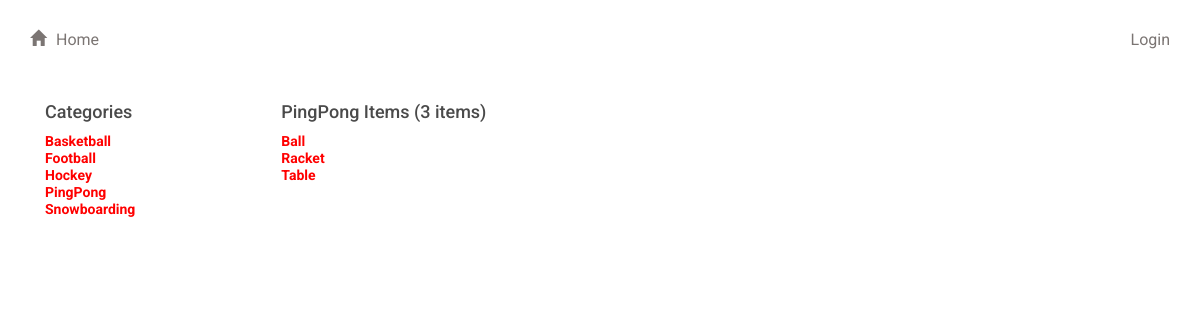
/catalog/PingPong/, run on an earlier commit of the app's database.
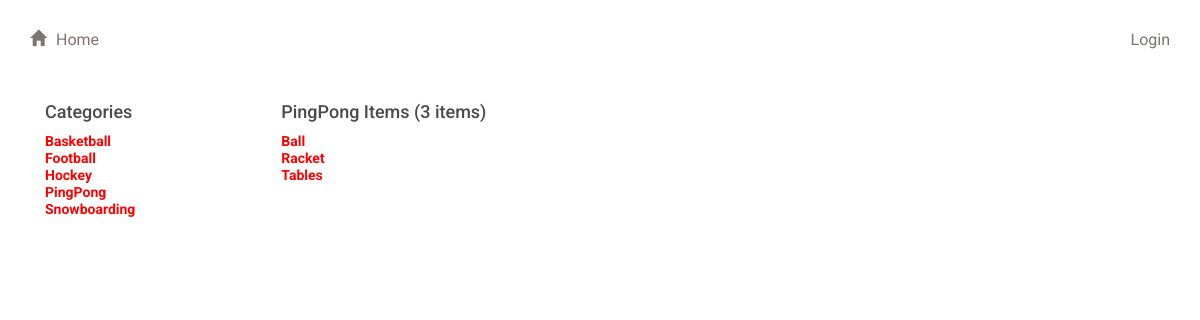
And on a later commit of the database.
### database_setup.py (models this page shows, shortened)
class Catalog(Base):
    __tablename__ = 'catalog'
    id = Column(Integer, primary_key=True)
    name = Column(String(250), nullable=False)
    user_id = Column(Integer, ForeignKey('user.id'))
    user = relationship(User)

class Item(Base):
    __tablename__ = 'item'
    name = Column(String(80), nullable=False)
    id = Column(Integer, primary_key=True)
    description = Column(String(1000))
    date_created = Column(DateTime(timezone=True), server_default=func.now())
    catalog_id = Column(Integer, ForeignKey('catalog.id'))
    catalog = relationship(Catalog)
    user_id = Column(Integer, ForeignKey('user.id'))
    user = relationship(User)
    image = Column(String(80))

### project.py (the view)
@app.route('/catalog/<catalog_name>/')
def showCatalog(catalog_name):
    catalogs = session.query(Catalog).order_by(asc(Catalog.name))
    catalog = session.query(Catalog).filter_by(name=catalog_name).one()
    items = session.query(Item).filter_by(
        catalog=catalog).order_by(Item.date_created.desc()).all()
    return render_template('catalog.html',
                           catalogs=catalogs,
                           items=items,
                           catalog=catalog,
                           user_id=login_session.get('user_id'))

### templates/catalog.html (shortened to what this page needs)
{% extends "main.html" %}
{% block content %}
{% include "header.html" %}
<div class="row">
  <div class="col-md-10">
    <div class="col-md-3">
      <h3>Categories</h3>
      {% for catalog in catalogs %}
		    <a href = "{{url_for('showCatalog', catalog_name = catalog.name)}}">
			    <div style='color:red'>{{catalog.name}}</div>
		    </a>
      {% endfor %}
    </div>
    <div class="col-md-7">
      <h3>{{catalog.name}} Items ({{items|length}} items)</h3>
      {% for item in items %}
        <a href="{{url_for('showItem', catalog_name=item.catalog.name, item_name=item.name)}}">
          <div style='color:red;'>{{item.name}}</div>
        </a>
      {% endfor %}
    </div>
  </div>
</div>
{% endblock %}

### templates/main.html (shortened to what this page needs)
<!DOCTYPE html>
<html lang="en">
	<head>
		<link rel="stylesheet" href="//netdna.bootstrapcdn.com/bootstrap/3.1.1/css/bootstrap.min.css">
		<link rel=stylesheet type=text/css href="{{ url_for('static', filename='styles.css') }}">
	</head>
	<body>
		<div class="container">
			{% block content %}
			{% endblock %}
		</div>
	</body>
</html>

### templates/header.html
<div class="row top-menu">
	<div class="col-md-6">
		<a href="{{url_for('showCatalogs')}}">
			<span class="glyphicon glyphicon-home" aria-hidden="true"></span>Home
		</a>
	</div>
	<div class="col-md-6 text-right">
    {% if user_id == None %}
      <a href="{{url_for('showLogin')}}">Login</a>
    {% else %}
    <a href="{{url_for('gdisconnect')}}">Logout</a>
    {% endif %}
	</div>
</div>

### static/styles.css (style rules this page uses)
* { font-family: "Helvetica Neue Bold", Roboto, Helvetica, Arial, sans-serif; font-weight: 700; }
h3 { font-size: 18px; color: #4A4A4A; line-height: 23px; }
a { font-size: 14px; color: #0093B9; line-height: 17px; }
.glyphicon { margin-right: 10px; }
.top-menu { padding-top: 30px; padding-bottom: 30px; }
.top-menu a { margin-bottom: 0; line-height: 16px; font-size: 16px; color: #7B7573; font-weight: 400; }

What changed in the data, as far as the page shows it:
changed Item: name "Table" → "Tables"
